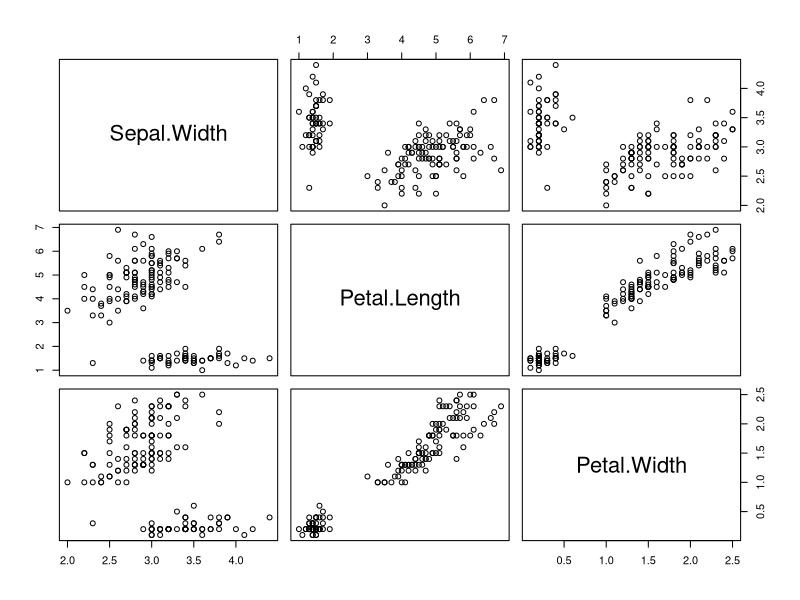

The R script that drew this image:
## ---- chunk 1
#install.packages("e1071")
library(e1071)
## ---- chunk 2
#decarregar pacote
detach("package:e1071", unload=TRUE)
#remover
remove.packages("e1071")
## ---- chunk 3
plot(iris[,2:4])
